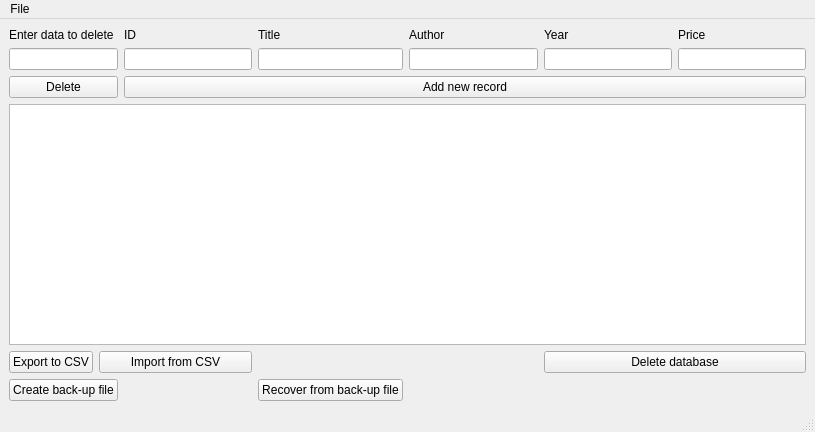
<?xml version="1.0" encoding="UTF-8"?>
<ui version="4.0">
 <class>MainWindow</class>
 <widget class="QMainWindow" name="MainWindow">
  <property name="geometry">
   <rect>
    <x>0</x>
    <y>0</y>
    <width>815</width>
    <height>432</height>
   </rect>
  </property>
  <property name="windowTitle">
   <string>MainWindow</string>
  </property>
  <widget class="QWidget" name="centralwidget">
   <layout class="QGridLayout" name="gridLayout">
    <item row="0" column="7">
     <widget class="QLabel" name="label_4">
      <property name="text">
       <string>Year</string>
      </property>
     </widget>
    </item>
    <item row="1" column="5">
     <widget class="QLineEdit" name="title"/>
    </item>
    <item row="4" column="0" rowspan="2" colspan="2">
     <widget class="QPushButton" name="button_export">
      <property name="text">
       <string>Export to CSV</string>
      </property>
     </widget>
    </item>
    <item row="3" column="0" colspan="9">
     <widget class="QTableWidget" name="tableWidget"/>
    </item>
    <item row="1" column="7">
     <widget class="QLineEdit" name="year"/>
    </item>
    <item row="0" column="4">
     <widget class="QLabel" name="label">
      <property name="text">
       <string>ID</string>
      </property>
     </widget>
    </item>
    <item row="0" column="8">
     <widget class="QLabel" name="label_5">
      <property name="text">
       <string>Price</string>
      </property>
     </widget>
    </item>
    <item row="4" column="7" rowspan="2" colspan="2">
     <widget class="QPushButton" name="button_delete_db">
      <property name="text">
       <string>Delete database</string>
      </property>
     </widget>
    </item>
    <item row="0" column="6">
     <widget class="QLabel" name="label_3">
      <property name="text">
       <string>Author</string>
      </property>
     </widget>
    </item>
    <item row="1" column="4">
     <widget class="QLineEdit" name="id"/>
    </item>
    <item row="6" column="0" colspan="4">
     <widget class="QPushButton" name="button_backup">
      <property name="text">
       <string>Create back-up file</string>
      </property>
     </widget>
    </item>
    <item row="2" column="4" colspan="5">
     <widget class="QPushButton" name="button_add">
      <property name="text">
       <string>Add new record</string>
      </property>
     </widget>
    </item>
    <item row="0" column="0" colspan="4">
     <widget class="QLabel" name="label_6">
      <property name="text">
       <string>Enter data to delete</string>
      </property>
     </widget>
    </item>
    <item row="1" column="6">
     <widget class="QLineEdit" name="author"/>
    </item>
    <item row="4" column="2" rowspan="2" colspan="3">
     <widget class="QPushButton" name="button_import">
      <property name="text">
       <string>Import from CSV</string>
      </property>
     </widget>
    </item>
    <item row="0" column="5">
     <widget class="QLabel" name="label_2">
      <property name="text">
       <string>Title</string>
      </property>
     </widget>
    </item>
    <item row="1" column="8">
     <widget class="QLineEdit" name="price"/>
    </item>
    <item row="1" column="0" colspan="4">
     <widget class="QLineEdit" name="data_search"/>
    </item>
    <item row="6" column="5">
     <widget class="QPushButton" name="button_recover">
      <property name="text">
       <string>Recover from back-up file</string>
      </property>
     </widget>
    </item>
    <item row="2" column="0" colspan="4">
     <widget class="QPushButton" name="button_delete">
      <property name="text">
       <string>Delete</string>
      </property>
     </widget>
    </item>
   </layout>
  </widget>
  <widget class="QStatusBar" name="statusbar"/>
  <widget class="QMenuBar" name="menuBar">
   <property name="geometry">
    <rect>
     <x>0</x>
     <y>0</y>
     <width>815</width>
     <height>22</height>
    </rect>
   </property>
   <widget class="QMenu" name="menuFile">
    <property name="title">
     <string>File</string>
    </property>
    <addaction name="actionOpen"/>
    <addaction name="actionSave"/>
   </widget>
   <addaction name="menuFile"/>
  </widget>
  <action name="actionOpen">
   <property name="text">
    <string>Open</string>
   </property>
   <property name="shortcut">
    <string>Ctrl+O</string>
   </property>
  </action>
  <action name="actionSave">
   <property name="text">
    <string>Save</string>
   </property>
   <property name="shortcut">
    <string>Ctrl+S</string>
   </property>
  </action>
 </widget>
 <resources/>
 <connections/>
</ui>
